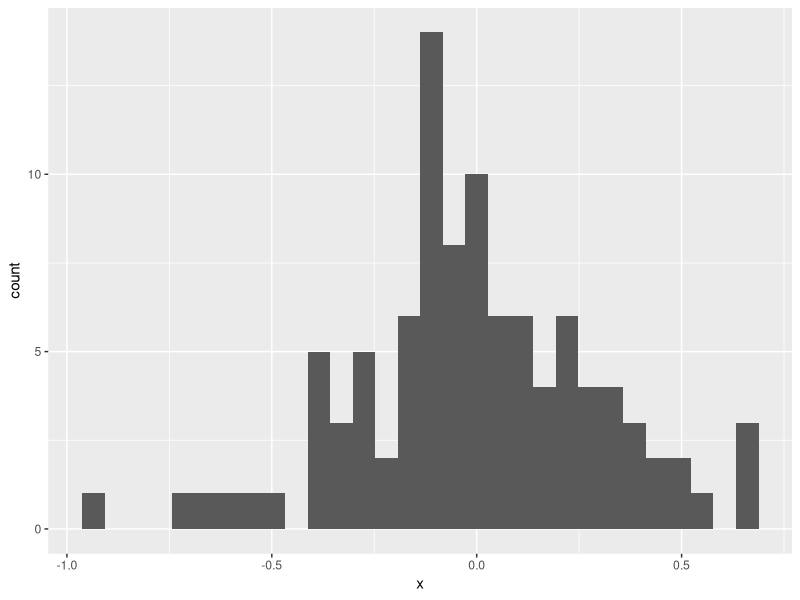
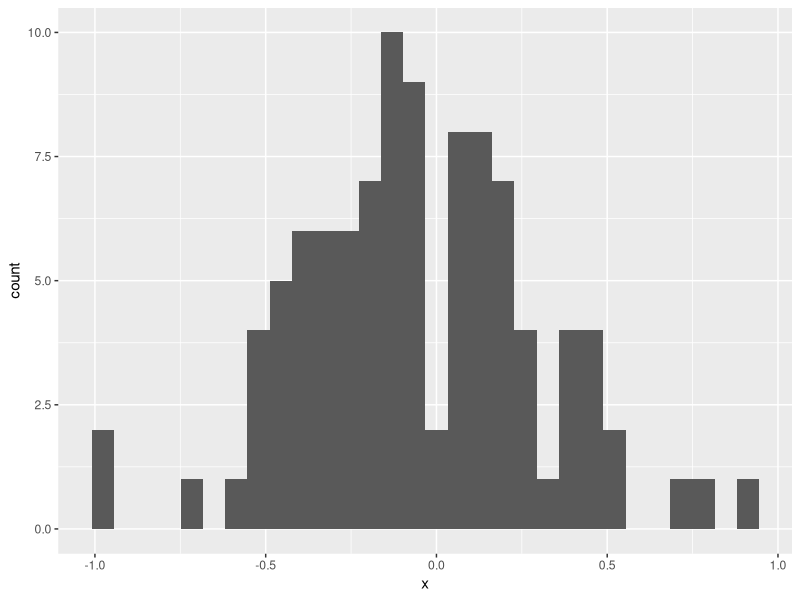
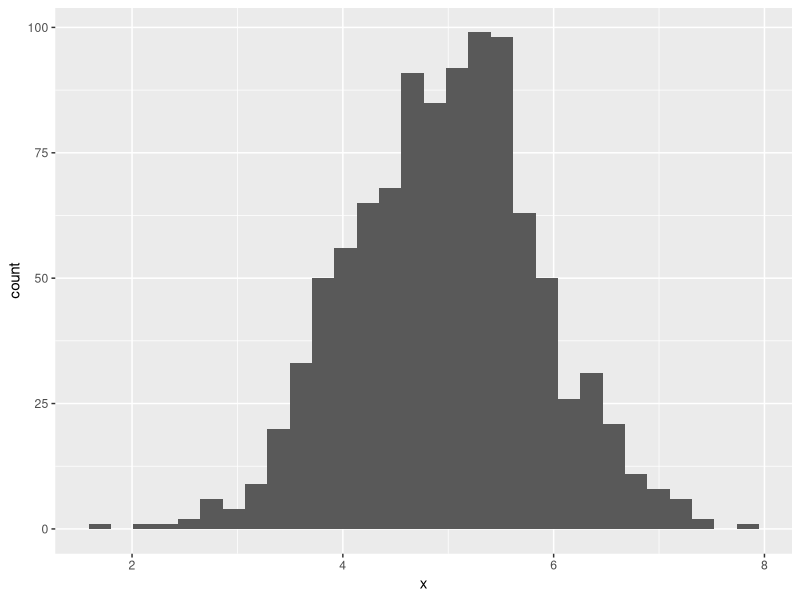
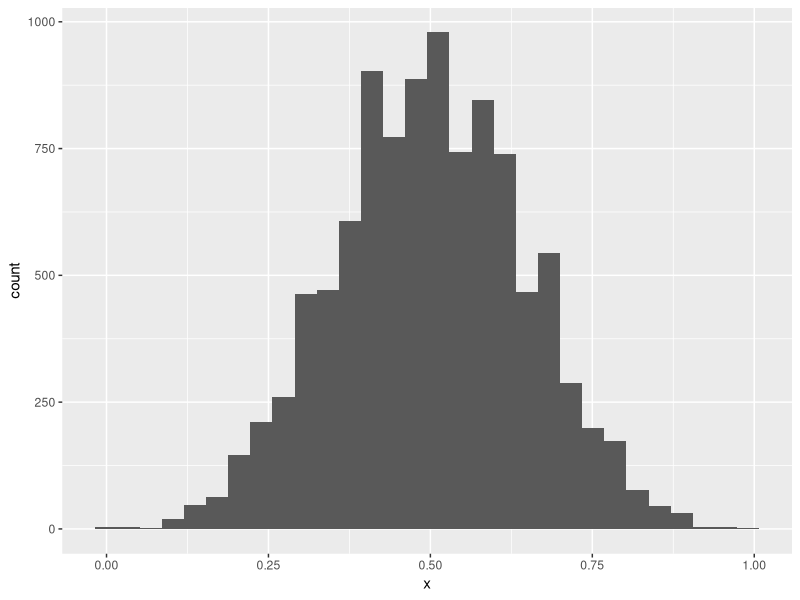
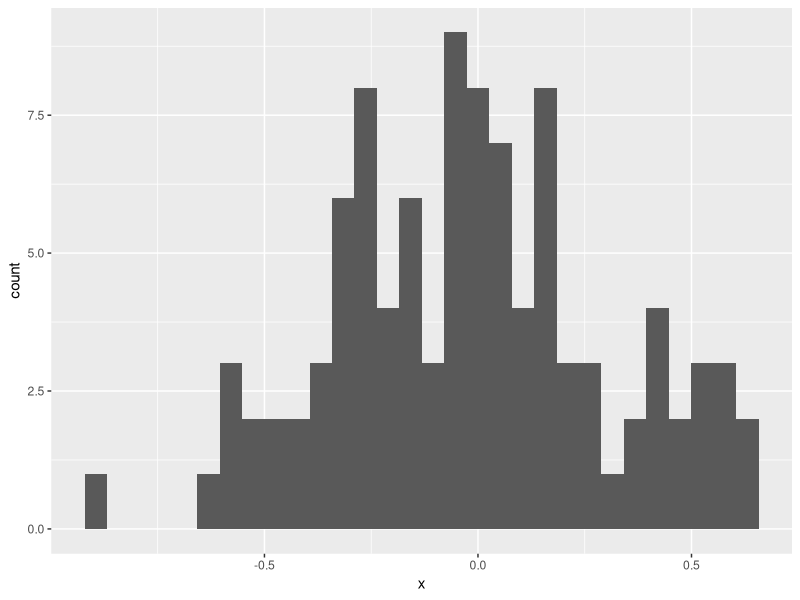
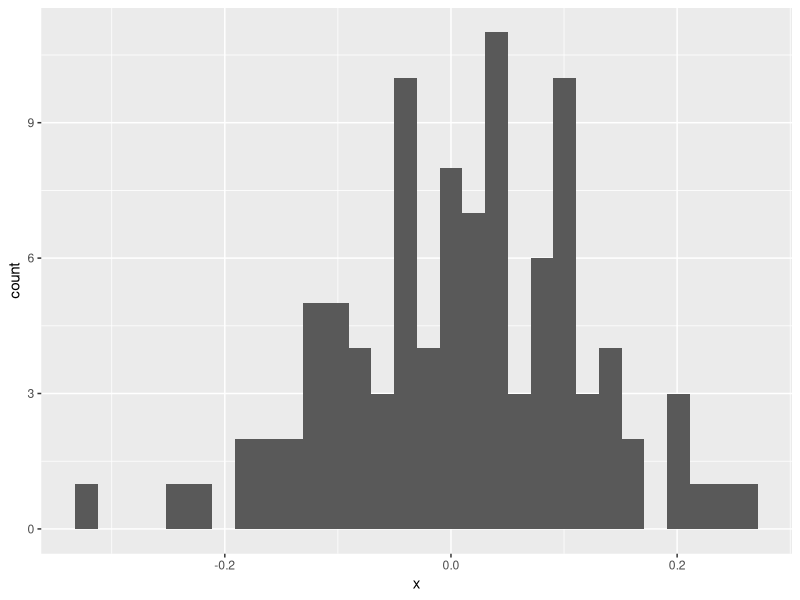
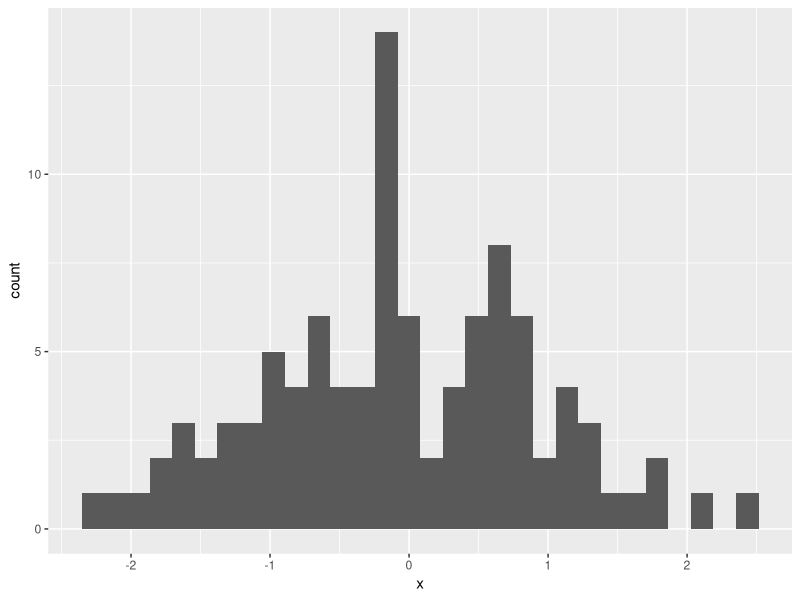
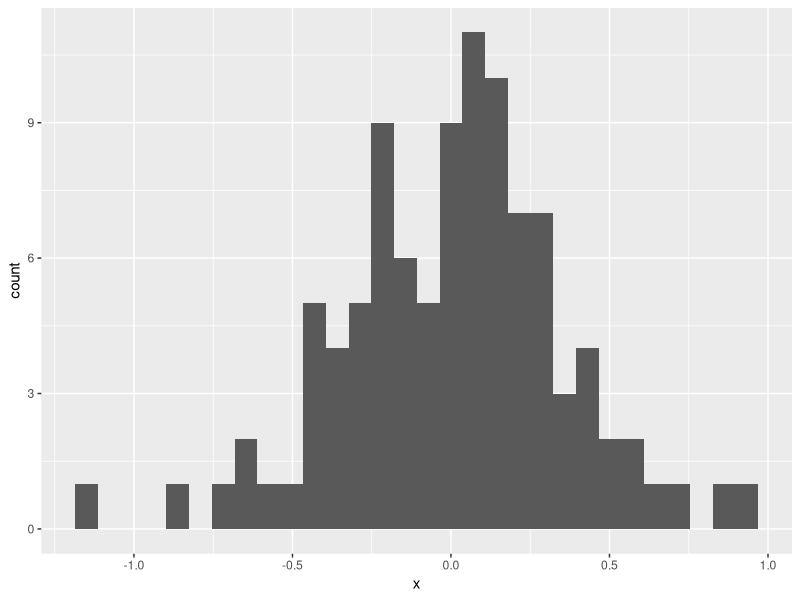

Write R code to recreate these figures, in order.
## ---- chunk 1
# Generar una muestra de tamaño 100 de una gausiana(0,1)
head(m1 <- rnorm(100))
# Generar una muestra de tamaño 10 de una beta(0.1, 0.1)
head(m2 <- rbeta(10,0.1,0.1))
## ---- chunk 2
# 10 simulaciones de la media de muestras de tamaño 100 de gausianas(0,1)
replicate(10,mean(rnorm(100)))
# Histograma de 100 simulaciones de media de muestras de tamaño 10.
require(ggplot2)
ggplot(data.frame(x=replicate(100,mean(rnorm(10)))),aes(x)) + geom_histogram()
## ---- chunk 3
require(ggplot2)
ggplot(data.frame(x=replicate(100,mean(rnorm(10)))),aes(x)) + geom_histogram()
ggplot(data.frame(x=replicate(1000,mean(runif(10,0,10)))),aes(x)) + geom_histogram()
ggplot(data.frame(x=replicate(10000,mean(rbeta(10,0.1,0.1)))),aes(x)) + geom_histogram()
## ---- chunk 4
histSimul1 <- function(nsim){
  bd <- data.frame(x = replicate(nsim,mean(rnorm(10))))
  require(ggplot2)
  ggplot(bd, aes(x)) + geom_histogram()
}

histSimul1(100)
## ---- chunk 5
histSimul2 <- function(nsim,n=100){
  bd <- data.frame(x = replicate(nsim,mean(rnorm(n))))
  require(ggplot2)
  ggplot(bd, aes(x)) + geom_histogram()
}

histSimul2(100)
histSimul2(100,1)
## ---- chunk 6
histSimul3 <- function(nsim,n=10,rdistrib=rnorm,...){
  bd <- data.frame(x = vector("numeric",nsim))
  for (i in 1:nsim) bd$x[i] <- mean(rdistrib(n,...))
  require(ggplot2)
  ggplot(bd, aes(x)) + geom_histogram()
}

histSimul3(100)
histSimul3(1000,100)
histSimul3(1000,10,runif,0, 10)
histSimul3(10000,10, rbeta, 0.1, 0.1)
histSimul3(1000,20,rpois, 2)
